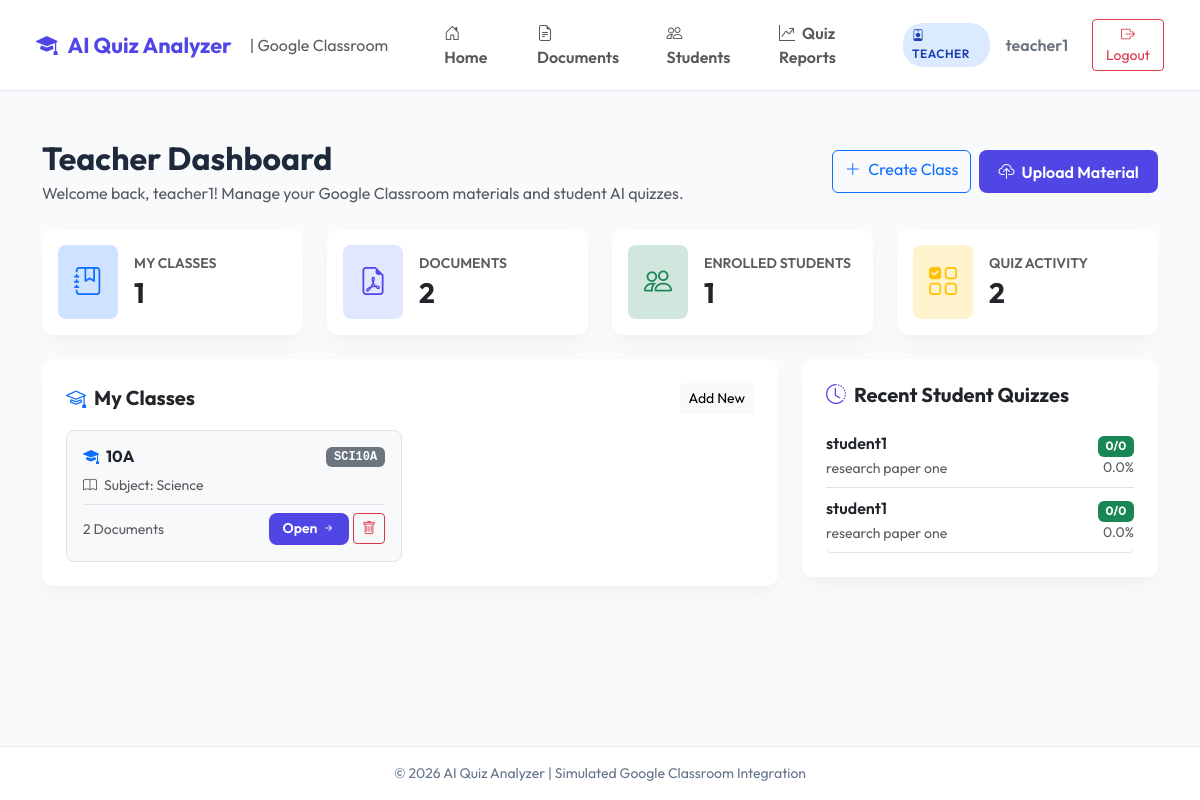
Page /teacher/dashboard/ (signed in) on the earlier database version.
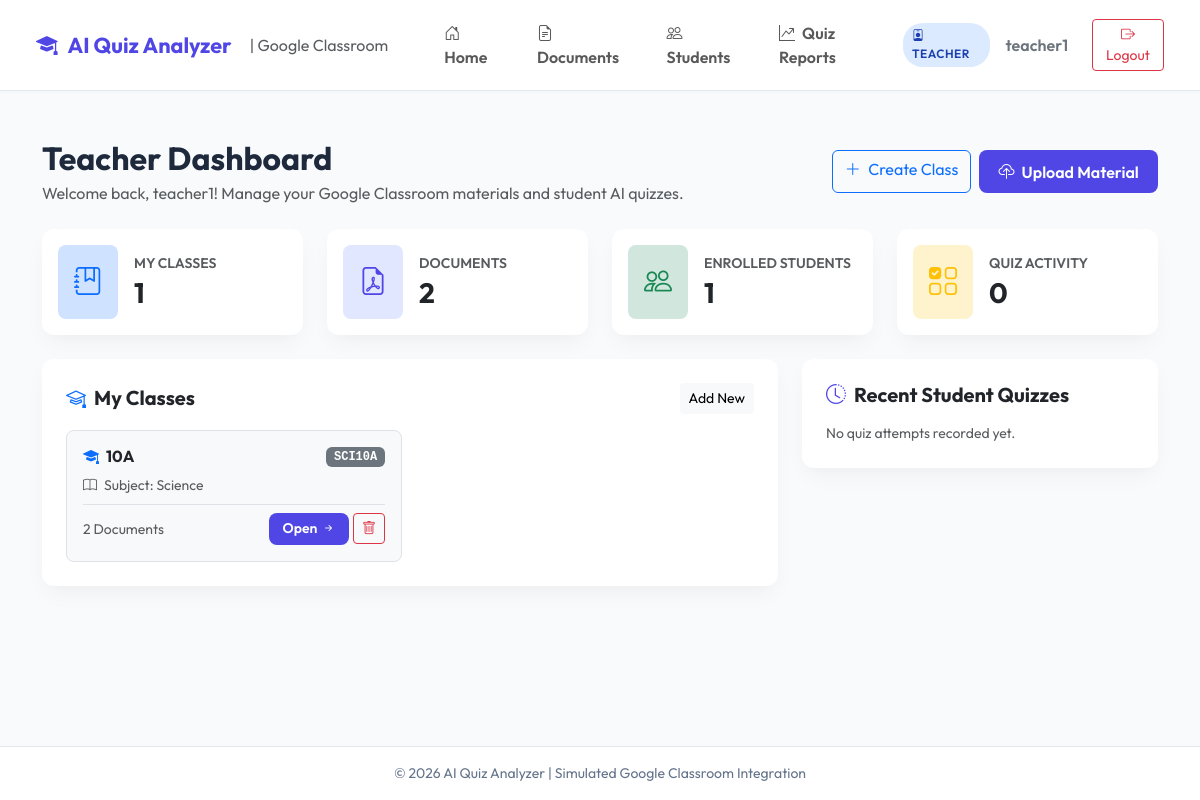
Same page on the later database version.
### quiz_app/models.py (models this page shows, shortened)
class ClassRoom(models.Model):
    name = models.CharField(max_length=100)
    code = models.CharField(max_length=20, unique=True)
    subject = models.CharField(max_length=100)
    teacher = models.ForeignKey(User, on_delete=models.CASCADE, related_name='classes_created')
    created_at = models.DateTimeField(auto_now_add=True)

class QuizAttempt(models.Model):
    STATUS_CHOICES = (
        ('IN_PROGRESS', 'In Progress'),
        ('COMPLETED', 'Completed'),
    )
    student = models.ForeignKey(User, on_delete=models.CASCADE, related_name='quiz_attempts')
    document = models.ForeignKey(Document, on_delete=models.CASCADE, related_name='quiz_attempts')
    confirmed_page = models.IntegerField()
    confirmed_paragraph = models.IntegerField(default=1)
    confirmed_line = models.IntegerField(default=1)
    started_at = models.DateTimeField(auto_now_add=True)
    completed_at = models.DateTimeField(null=True, blank=True)
    questions_attempted = models.IntegerField(default=0)
    correct_answers = models.IntegerField(default=0)
    wrong_answers = models.IntegerField(default=0)
    score = models.CharField(max_length=20, default='0/0')
    percentage = models.FloatField(default=0.0)
    status = models.CharField(max_length=20, choices=STATUS_CHOICES, default='IN_PROGRESS')
    class Meta:
        ordering = ['-started_at']

class User(AbstractUser):
    ROLE_CHOICES = (
        ('TEACHER', 'Teacher'),
        ('STUDENT', 'Student'),
    )
    role = models.CharField(max_length=10, choices=ROLE_CHOICES, default='STUDENT')
    @property
    def is_teacher(self):
        return self.role == 'TEACHER'

class Document(models.Model):
    FILE_TYPE_CHOICES = (
        ('PDF', 'PDF Document'),
        ('PPT', 'PPT Presentation'),
        ('PPTX', 'PPTX Presentation'),
    )
    STATUS_CHOICES = (
        ('PENDING', 'Pending Processing'),
        ('PROCESSING', 'Processing'),
        ('COMPLETED', 'AI Analysis Completed'),
        ('FAILED', 'Processing Failed'),
    )
    classroom = models.ForeignKey(ClassRoom, on_delete=models.CASCADE, related_name='documents')
    title = models.CharField(max_length=255)
    file = models.FileField(upload_to='documents/', null=True, blank=True)
    file_type = models.CharField(max_length=10, choices=FILE_TYPE_CHOICES, default='PDF')
    total_pages = models.IntegerField(default=0)
    upload_date = models.DateTimeField(auto_now_add=True)
    processing_status = models.CharField(max_length=20, choices=STATUS_CHOICES, default='PENDING')

### quiz_app/views.py (the view)
# urls.py: path('teacher/dashboard/', views.teacher_dashboard, name='teacher_dashboard'),
@login_required
def teacher_dashboard(request):
    if not request.user.is_teacher:
        return redirect('student_dashboard')
    classes = ClassRoom.objects.filter(teacher=request.user)
    documents = Document.objects.filter(classroom__teacher=request.user)
    recent_attempts = QuizAttempt.objects.filter(
        document__classroom__teacher=request.user,
        student__role='STUDENT',
        status='COMPLETED'
    ).select_related('student', 'document').order_by('-completed_at')[:5]
    total_students = Enrollment.objects.filter(classroom__teacher=request.user).values('student').distinct().count()
    context = {
        'classes': classes,
        'documents': documents,
        'recent_attempts': recent_attempts,
        'total_students': total_students,
    }
    return render(request, 'teacher/dashboard.html', context)

### templates/teacher/dashboard.html (shortened to what the changed rows need)
{% extends 'base.html' %}
{% block content %}
<div class="container">
    <div class="d-flex justify-content-between align-items-center mb-4">
        <div>
            <h2 class="fw-bold mb-1">Teacher Dashboard</h2>
        </div>
    </div>
    <div class="row g-4 mb-4">
        <div class="col-md-3">
            <div class="card card-custom p-3 border-0">
                <div class="d-flex align-items-center">
                    <div>
                        <h6 class="text-muted mb-1 small text-uppercase fw-semibold">Quiz Activity</h6>
                        <h3 class="fw-bold mb-0">{{ recent_attempts.count }}</h3>
                    </div>
                </div>
            </div>
        </div>
    </div>
    <div class="row g-4 mb-4">
        <div class="col-lg-8">
            <div class="card card-custom p-4 border-0">
                {% if classes %}
                    <div class="row g-3">
                        {% for c in classes %}
                        <div class="col-md-6">
                            <div class="p-3 border rounded-3 bg-light position-relative">
                                <div class="d-flex justify-content-between align-items-start mb-2">
                                    <a href="{% url 'class_detail' c.id %}" class="text-decoration-none text-dark">
                                        <h6 class="fw-bold text-dark mb-0 hover-primary"><i class="bi bi-mortarboard-fill text-primary me-1"></i> {{ c.name }}</h6>
                                    </a>
                                    <span class="badge bg-secondary font-monospace">{{ c.code }}</span>
                                </div>
                                <p class="text-muted small mb-2"><i class="bi bi-book me-1"></i> Subject: {{ c.subject }}</p>
                                <div class="d-flex justify-content-between align-items-center border-top pt-2">
                                    <span class="small text-muted">{{ c.documents.count }} Documents</span>
                                    <div class="d-flex gap-1">
                                        <a href="{% url 'class_detail' c.id %}" class="btn btn-sm btn-purple">
                                            Open <i class="bi bi-arrow-right-short"></i>
                                        </a>
                                        <form method="post" action="{% url 'delete_class' c.id %}" class="d-inline" onsubmit="return confirm('Delete class {{ c.name }}?');">
                                            <button type="submit" class="btn btn-sm btn-outline-danger" title="Delete Class">
                                                <i class="bi bi-trash"></i>
                                            </button>
                                        </form>
                                    </div>
                                </div>
                            </div>
                        </div>
                        {% endfor %}
                    </div>
                {% else %}
                    <div class="text-center py-4 text-muted">
                        <i class="bi bi-journal-x fs-1 mb-2 d-block text-secondary"></i>
                        <p class="mb-2">No classes created yet.</p>
                        <a href="{% url 'create_class' %}" class="btn btn-sm btn-primary">Create Your First Class</a>
                    </div>
                {% endif %}
            </div>
        </div>
        <div class="col-lg-4">
            <div class="card card-custom p-4 border-0">
                <h5 class="fw-bold mb-3"><i class="bi bi-clock-history text-indigo me-2" style="color: #4f46e5;"></i>Recent Student Quizzes</h5>
                {% if recent_attempts %}
                    <ul class="list-group list-group-flush">
                        {% for attempt in recent_attempts %}
                        <li class="list-group-item px-0 py-2 border-0 border-bottom">
                            <div class="d-flex justify-content-between align-items-center">
                                <div>
                                    <p class="mb-0 fw-semibold text-dark">{{ attempt.student.username }}</p>
                                    <span class="small text-muted">{{ attempt.document.title }}</span>
                                </div>
                                <div class="text-end">
                                    <span class="badge bg-success">{{ attempt.score }}</span>
                                    <div class="small text-muted">{{ attempt.percentage }}%</div>
                                </div>
                            </div>
                        </li>
                        {% endfor %}
                    </ul>
                {% else %}
                    <p class="text-muted small mb-0">No quiz attempts recorded yet.</p>
                {% endif %}
            </div>
        </div>
    </div>
</div>
{% endblock %}

Differences in the rows shown:
removed QuizAttempt: student.username "student1", document "research paper one", score "0/0", percentage "0.0"
removed QuizAttempt: student.username "student1", document "research paper one", score "0/0", percentage "0.0"
Other differences:
{{ recent_attempts.count }}: "2" → "0"
text now shown: "No quiz attempts recorded yet."
